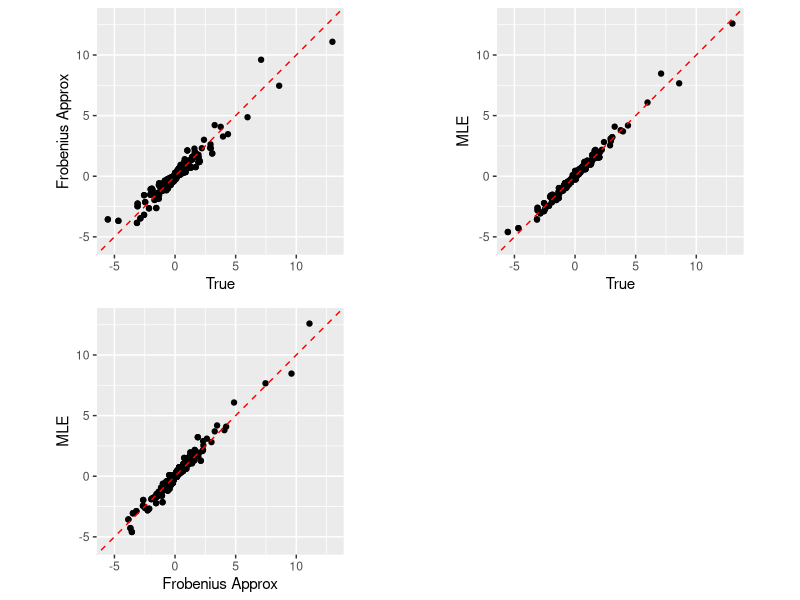
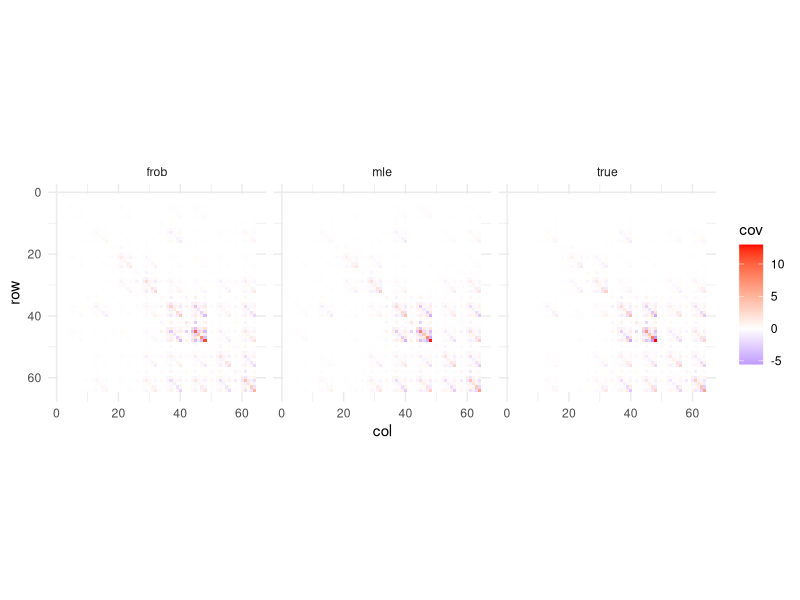
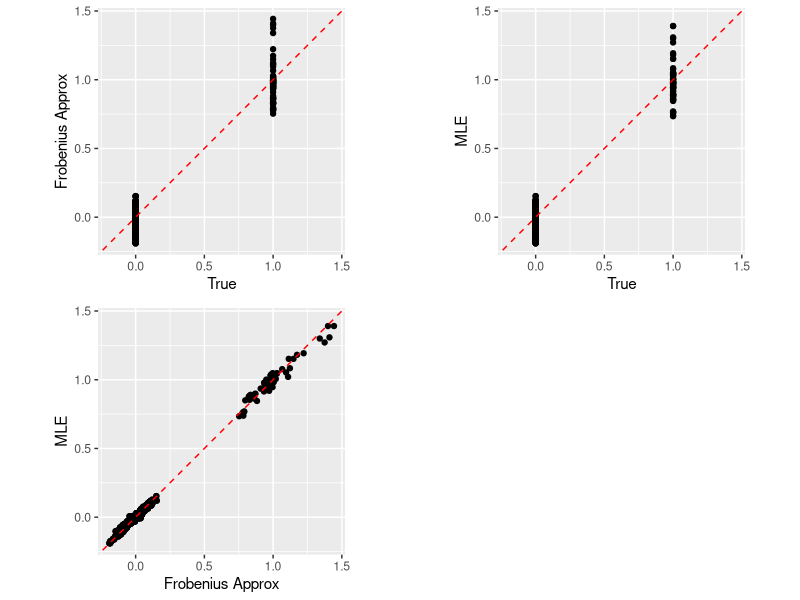
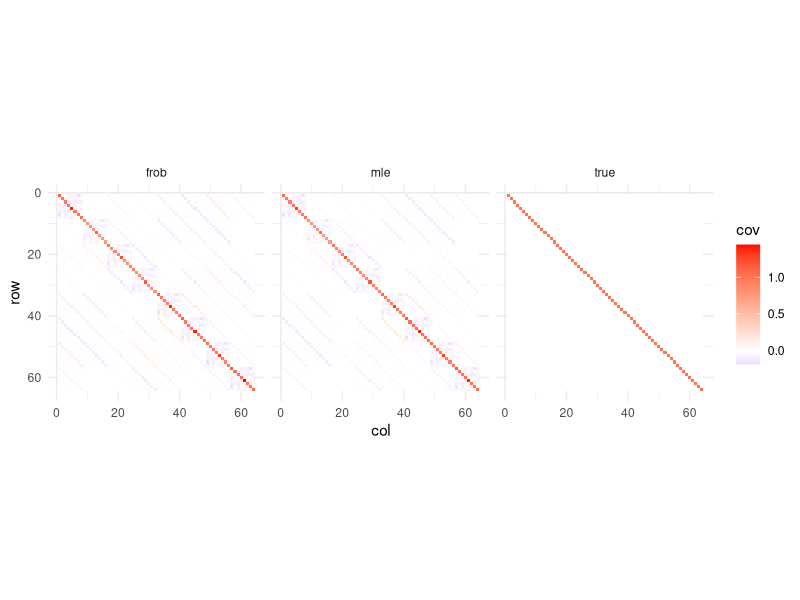
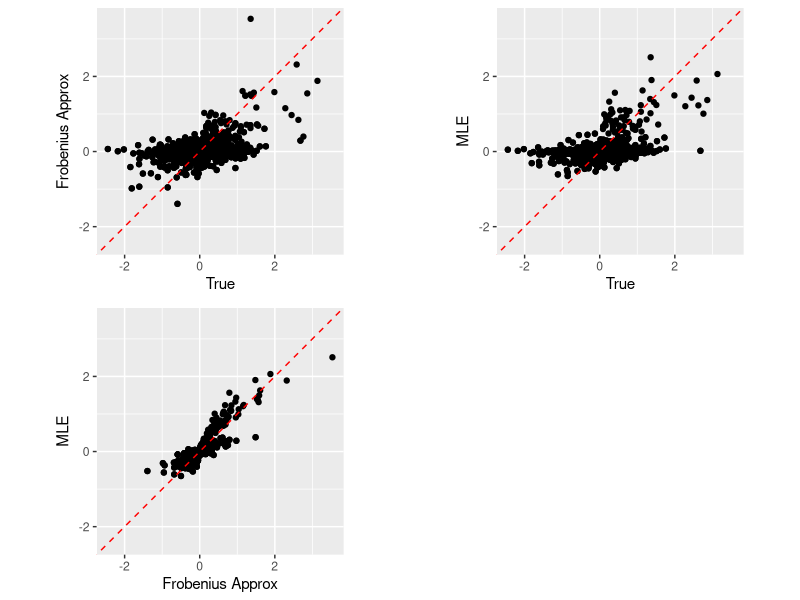
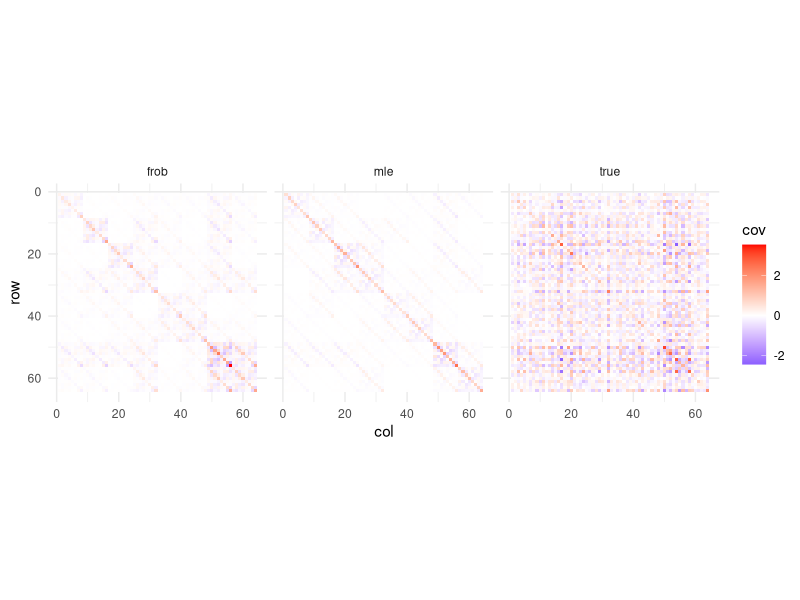
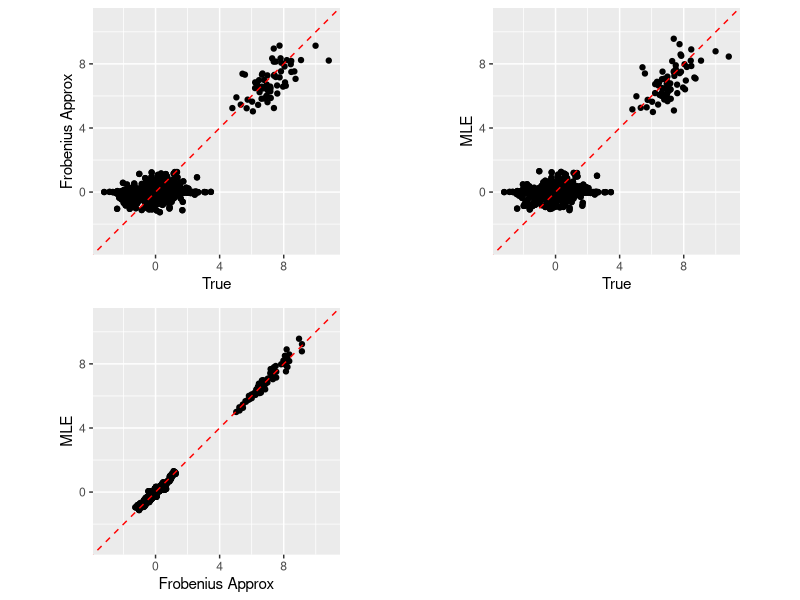
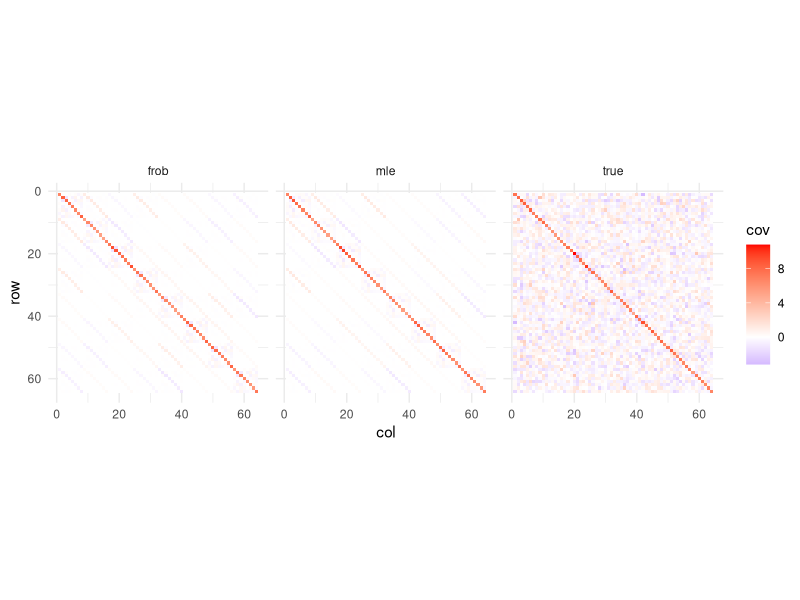

These charts were generated, in order, by the following R code:
## ---- chunk 1
knitr::opts_chunk$set(echo = TRUE, message = FALSE, warning = FALSE)
## ---- chunk 2
get_n_chol_idx <- function(p) {
  
  round((p * (p - 1)) / 2)
  
}

# get matrix from log-cholesky parameterization
get_mat_from_log_chol <- function(chol_vals, diag_vals) {
  
  d <- length(diag_vals)
  L <- matrix(data = 0, nrow = d, ncol = d)
  L[lower.tri(L)] <- chol_vals
  diag(L) <- exp(diag_vals)
  M <- tcrossprod(L)
  return(M)
  
}

# get negative of log likelihood using log-cholesky
# parameterization of U and V
get_neg_loglik <- function(Y, chol_U, diag_U, chol_V, diag_V) {
  
  n <- nrow(Y)
  U <- get_mat_from_log_chol(chol_U, diag_U)
  V <- get_mat_from_log_chol(chol_V, diag_V)
  Sigma <- kronecker(U, V)
  diag(Sigma) <- diag(Sigma) + 1
  chol_Sigma <- chol(Sigma)
  Sigma_inv <- chol2inv(chol_Sigma)
  logdet_Sigma <- 2 * sum(log(diag(chol_Sigma)))
  quad_form <- sum((Y %*% Sigma_inv) * Y)
  neg_loglik <- 0.5 * (n * logdet_Sigma + quad_form)
  return(neg_loglik)
  
}

# slice parameters and send them to log-likelihood function
get_neg_loglik_full_par <- function(Y, p1, p2, par) {
  
  n_chol_U <- get_n_chol_idx(p1)
  chol_U <- par[1:n_chol_U]
  diag_U <- par[(n_chol_U + 1):(n_chol_U + p1)]
  n_chol_V <- get_n_chol_idx(p2)
  chol_V <- par[(n_chol_U + p1 + 1):(n_chol_U + p1 + n_chol_V)]
  diag_V <- par[(n_chol_U + p1 + n_chol_V + 1):(n_chol_U + p1 + n_chol_V + p2)]
  get_neg_loglik(Y, chol_U, diag_U, chol_V, diag_V)
  
}

# helper function to get optimization result
get_Sigma_from_par <- function(p1, p2, par) {
  
  n_chol_U <- get_n_chol_idx(p1)
  chol_U <- par[1:n_chol_U]
  diag_U <- par[(n_chol_U + 1):(n_chol_U + p1)]
  n_chol_V <- get_n_chol_idx(p2)
  chol_V <- par[(n_chol_U + p1 + 1):(n_chol_U + p1 + n_chol_V)]
  diag_V <- par[(n_chol_U + p1 + n_chol_V + 1):(n_chol_U + p1 + n_chol_V + p2)]
  U <- get_mat_from_log_chol(chol_U, diag_U)
  V <- get_mat_from_log_chol(chol_V, diag_V)
  Sigma <- kronecker(U, V)
  return(Sigma)
  
}
## ---- chunk 3
get_B_given_C <- function(A, B, C) {
  
  n2 <- ncol(C)
  m2 <- nrow(C)
  
  for (i in 1:nrow(B)) {
    
    for (j in 1:ncol(B)) {
      
      A_ij <- A[
        ((i - 1) * m2 + 1):(i * m2),
        ((j - 1) * n2 + 1):(j * n2)
      ]
      B[i, j] <- sum(A_ij * C)
      
    }
    
  }
  
  B <- (1 / sum(C ^ 2)) * B
  return(B)
  
}

get_C_given_B <- function(A, B, C) {
  
  n1 <- ncol(B)
  m1 <- nrow(B)
  n2 <- ncol(C)
  m2 <- nrow(C)
  
  for (i in 1:nrow(C)) {
    
    for (j in 1:ncol(C)) {
      
      A_hat_ij <- A[
        i + (0:(m1 - 1)) * m2,
        j + (0:(n1 - 1)) * n2
      ]
      C[i, j] <- sum(A_hat_ij * B)
      
    }
    
  }
  
  C <- (1 / sum(B ^ 2)) * C
  return(C)
  
}

optimize_BC_alt_LS <- function(A, p1, p2, maxiter = 100, reltol = 1e-12) {
  
  B <- diag(p1)
  C <- diag(p2)
  old_obj <- norm(A - kronecker(B, C), type = "F")
  obj <- old_obj
  
  for (k in 1:maxiter) {
    
    print(
      glue::glue("Iteration {k - 1}: objective = {obj}")
    )
    B <- get_B_given_C(A, B, C)
    C <- get_C_given_B(A, B, C)
    
    obj <- norm(A - kronecker(B, C), type = "F")
    rel_improvement <- exp(log(old_obj - obj) - log(old_obj))
    if (rel_improvement < reltol) {
      
      break
      
    } else {
      
      old_obj <- obj
      
    }
    
  }
  
  return(
    list(
      B = B,
      C = C
    )
  )
  
}
## ---- chunk 4
sim_data_separable <- function(n, p1, p2) {
  
  n_chol_U <- get_n_chol_idx(p1)
  n_chol_V <- get_n_chol_idx(p2)
  chol_U <- rnorm(n_chol_U, sd = 2/3)
  chol_V <- rnorm(n_chol_V, sd = 2/3)
  diag_U <- log(runif(p1, max = 1/5))
  diag_V <- log(runif(p2, max = 1/5))
  U <- get_mat_from_log_chol(chol_U, diag_U)
  V <- get_mat_from_log_chol(chol_V, diag_V)
  Sigma <- kronecker(U, V)
  diag(Sigma) <- diag(Sigma) + 1
  Y <- MASS::mvrnorm(
    n = n, mu = rep(0, p1 * p2), Sigma = Sigma
  )
  diag(Sigma) <- diag(Sigma) - 1
  
  return(
    list(
      Y = Y,
      Sigma = Sigma
    )
  )
  
}
## ---- chunk 5
set.seed(100)
n <- 100
p1 <- 8
p2 <- 8
dat <- sim_data_separable(n, p1, p2)

n_par <- p1 + p2 + get_n_chol_idx(p1) + get_n_chol_idx(p2)
par_init <- rep(0, n_par)

opt_out <- optim(
  par = par_init,
  fn = get_neg_loglik_full_par,
  Y = dat$Y,
  p1 = p1, 
  p2 = p2,
  method = "L-BFGS-B",
  control = list(maxit = 1e4)
)

Sigma_hat <- get_Sigma_from_par(p1, p2, opt_out$par)

# empirical covariance
A <- cov(dat$Y)
diag(A) <- diag(A) - 1

opt_out2 <- optimize_BC_alt_LS(A, p1, p2)
Sigma_hat2 <- kronecker(opt_out2$B, opt_out2$C)
## ---- chunk 6
library(ggplot2)

df <- data.frame(
  true = as.vector(dat$Sigma),
  frob = as.vector(Sigma_hat2),
  mle = as.vector(Sigma_hat)
)

xmin <- min(df$true, df$frob, df$mle)
xmax <- max(df$true, df$frob, df$mle)

g1 <- ggplot(data = df, aes(x = true, y = frob)) +
  geom_point() +
  geom_abline(slope = 1, intercept = 0, color = "red", linetype = "dashed") +
  xlim(xmin, xmax) +
  ylim(xmin, xmax) +
  coord_fixed() +
  xlab("True") +
  ylab("Frobenius Approx")

g2 <- ggplot(data = df, aes(x = true, y = mle)) +
  geom_point() +
  geom_abline(slope = 1, intercept = 0, color = "red", linetype = "dashed") +
  xlim(xmin, xmax) +
  ylim(xmin, xmax) +
  coord_fixed() +
  xlab("True") +
  ylab("MLE")

g3 <- ggplot(data = df, aes(x = frob, y = mle)) +
  geom_point() +
  geom_abline(slope = 1, intercept = 0, color = "red", linetype = "dashed") +
  xlim(xmin, xmax) +
  ylim(xmin, xmax) +
  coord_fixed() +
  xlab("Frobenius Approx") +
  ylab("MLE")

library(ggpubr)
ggarrange(g1, g2, g3, nrow = 2, ncol = 2)
## ---- chunk 7
frob_df <- expand.grid(1:(p1 * p2), 1:(p1 * p2))
colnames(frob_df) <- c("row", "col")
frob_df$cov <- as.vector(Sigma_hat2)
frob_df$method <- "frob"

mle_df <- expand.grid(1:(p1 * p2), 1:(p1 * p2))
colnames(mle_df) <- c("row", "col")
mle_df$cov <- as.vector(Sigma_hat)
mle_df$method <- "mle"

true_df <- expand.grid(1:(p1 * p2), 1:(p1 * p2))
colnames(true_df) <- c("row", "col")
true_df$cov <- as.vector(dat$Sigma)
true_df$method <- "true"

cov_df <- rbind(frob_df, mle_df, true_df)

ggplot(cov_df, aes(x = col, y = row, fill = cov)) +
  geom_tile() +
  # Use facet_wrap to create a separate plot for each method
  facet_wrap(~ method) +
  # Optional: adjust the color scale
  scale_fill_gradient2(
    low = "blue",
    mid = "white",
    high = "red",
    midpoint = 0
  ) +
  theme_minimal() +
  scale_y_reverse() +
  coord_fixed()
## ---- chunk 8
sim_data_id_cov <- function(n, p1, p2) {
  
  Sigma <- diag(x = 2, nrow = p1 * p2, ncol = p1 * p2)
  Y <- MASS::mvrnorm(
    n = n, mu = rep(0, p1 * p2), Sigma = Sigma
  )
  
  return(
    list(
      Y = Y,
      Sigma = diag(p1*p2)
    )
  )
  
}
## ---- chunk 9
set.seed(100)
n <- 100
p1 <- 8
p2 <- 8
dat <- sim_data_id_cov(n, p1, p2)

n_par <- p1 + p2 + get_n_chol_idx(p1) + get_n_chol_idx(p2)
par_init <- rep(0, n_par)

opt_out <- optim(
  par = par_init,
  fn = get_neg_loglik_full_par,
  Y = dat$Y,
  p1 = p1, 
  p2 = p2,
  method = "L-BFGS-B",
  control = list(maxit = 1e4)
)

Sigma_hat <- get_Sigma_from_par(p1, p2, opt_out$par)

# empirical covariance
A <- cov(dat$Y)
diag(A) <- diag(A) - 1

opt_out2 <- optimize_BC_alt_LS(A, p1, p2)
Sigma_hat2 <- kronecker(opt_out2$B, opt_out2$C)
## ---- chunk 10
library(ggplot2)

df <- data.frame(
  true = as.vector(dat$Sigma),
  frob = as.vector(Sigma_hat2),
  mle = as.vector(Sigma_hat)
)

xmin <- min(df$true, df$frob, df$mle)
xmax <- max(df$true, df$frob, df$mle)

g1 <- ggplot(data = df, aes(x = true, y = frob)) +
  geom_point() +
  geom_abline(slope = 1, intercept = 0, color = "red", linetype = "dashed") +
  xlim(xmin, xmax) +
  ylim(xmin, xmax) +
  coord_fixed() +
  xlab("True") +
  ylab("Frobenius Approx")

g2 <- ggplot(data = df, aes(x = true, y = mle)) +
  geom_point() +
  geom_abline(slope = 1, intercept = 0, color = "red", linetype = "dashed") +
  xlim(xmin, xmax) +
  ylim(xmin, xmax) +
  coord_fixed() +
  xlab("True") +
  ylab("MLE")

g3 <- ggplot(data = df, aes(x = frob, y = mle)) +
  geom_point() +
  geom_abline(slope = 1, intercept = 0, color = "red", linetype = "dashed") +
  xlim(xmin, xmax) +
  ylim(xmin, xmax) +
  coord_fixed() +
  xlab("Frobenius Approx") +
  ylab("MLE")

library(ggpubr)
ggarrange(g1, g2, g3, nrow = 2, ncol = 2)
## ---- chunk 11
frob_df <- expand.grid(1:(p1 * p2), 1:(p1 * p2))
colnames(frob_df) <- c("row", "col")
frob_df$cov <- as.vector(Sigma_hat2)
frob_df$method <- "frob"

mle_df <- expand.grid(1:(p1 * p2), 1:(p1 * p2))
colnames(mle_df) <- c("row", "col")
mle_df$cov <- as.vector(Sigma_hat)
mle_df$method <- "mle"

true_df <- expand.grid(1:(p1 * p2), 1:(p1 * p2))
colnames(true_df) <- c("row", "col")
true_df$cov <- as.vector(dat$Sigma)
true_df$method <- "true"

cov_df <- rbind(frob_df, mle_df, true_df)

ggplot(cov_df, aes(x = col, y = row, fill = cov)) +
  geom_tile() +
  # Use facet_wrap to create a separate plot for each method
  facet_wrap(~ method) +
  # Optional: adjust the color scale
  scale_fill_gradient2(
    low = "blue",
    mid = "white",
    high = "red",
    midpoint = 0
  ) +
  theme_minimal() +
  scale_y_reverse() +
  coord_fixed()
## ---- chunk 12
sim_data_low_rank <- function(n, p1, p2, K = 4, sd = 0.5) {
  
  B <- matrix(
    data = rnorm(p1 * p2 * K, sd = sd), nrow = p1 * p2, ncol = K
  )
  Sigma <- tcrossprod(B)

  diag(Sigma) <- diag(Sigma) + 1
  Y <- MASS::mvrnorm(
    n = n, mu = rep(0, p1 * p2), Sigma = Sigma
  )
  diag(Sigma) <- diag(Sigma) - 1
  
  return(
    list(
      Y = Y,
      Sigma = Sigma
    )
  )
  
}
## ---- chunk 13
set.seed(100)
n <- 100
p1 <- 8
p2 <- 8
dat <- sim_data_low_rank(n, p1, p2)

n_par <- p1 + p2 + get_n_chol_idx(p1) + get_n_chol_idx(p2)
par_init <- rep(0, n_par)

opt_out <- optim(
  par = par_init,
  fn = get_neg_loglik_full_par,
  Y = dat$Y,
  p1 = p1, 
  p2 = p2,
  method = "L-BFGS-B",
  control = list(maxit = 1e4)
)

Sigma_hat <- get_Sigma_from_par(p1, p2, opt_out$par)

# empirical covariance
A <- cov(dat$Y)
diag(A) <- diag(A) - 1

opt_out2 <- optimize_BC_alt_LS(A, p1, p2)
Sigma_hat2 <- kronecker(opt_out2$B, opt_out2$C)
## ---- chunk 14
library(ggplot2)

df <- data.frame(
  true = as.vector(dat$Sigma),
  frob = as.vector(Sigma_hat2),
  mle = as.vector(Sigma_hat)
)

xmin <- min(df$true, df$frob, df$mle)
xmax <- max(df$true, df$frob, df$mle)

g1 <- ggplot(data = df, aes(x = true, y = frob)) +
  geom_point() +
  geom_abline(slope = 1, intercept = 0, color = "red", linetype = "dashed") +
  xlim(xmin, xmax) +
  ylim(xmin, xmax) +
  coord_fixed() +
  xlab("True") +
  ylab("Frobenius Approx")

g2 <- ggplot(data = df, aes(x = true, y = mle)) +
  geom_point() +
  geom_abline(slope = 1, intercept = 0, color = "red", linetype = "dashed") +
  xlim(xmin, xmax) +
  ylim(xmin, xmax) +
  coord_fixed() +
  xlab("True") +
  ylab("MLE")

g3 <- ggplot(data = df, aes(x = frob, y = mle)) +
  geom_point() +
  geom_abline(slope = 1, intercept = 0, color = "red", linetype = "dashed") +
  xlim(xmin, xmax) +
  ylim(xmin, xmax) +
  coord_fixed() +
  xlab("Frobenius Approx") +
  ylab("MLE")

library(ggpubr)
ggarrange(g1, g2, g3, nrow = 2, ncol = 2)
## ---- chunk 15
frob_df <- expand.grid(1:(p1 * p2), 1:(p1 * p2))
colnames(frob_df) <- c("row", "col")
frob_df$cov <- as.vector(Sigma_hat2)
frob_df$method <- "frob"

mle_df <- expand.grid(1:(p1 * p2), 1:(p1 * p2))
colnames(mle_df) <- c("row", "col")
mle_df$cov <- as.vector(Sigma_hat)
mle_df$method <- "mle"

true_df <- expand.grid(1:(p1 * p2), 1:(p1 * p2))
colnames(true_df) <- c("row", "col")
true_df$cov <- as.vector(dat$Sigma)
true_df$method <- "true"

cov_df <- rbind(frob_df, mle_df, true_df)

ggplot(cov_df, aes(x = col, y = row, fill = cov)) +
  geom_tile() +
  # Use facet_wrap to create a separate plot for each method
  facet_wrap(~ method) +
  # Optional: adjust the color scale
  scale_fill_gradient2(
    low = "blue",
    mid = "white",
    high = "red",
    midpoint = 0
  ) +
  theme_minimal() +
  scale_y_reverse() +
  coord_fixed()
## ---- chunk 16
set.seed(100)
n <- 100
p1 <- 8
p2 <- 8
dat <- sim_data_low_rank(n, p1, p2, p1*p2, (1/3))

n_par <- p1 + p2 + get_n_chol_idx(p1) + get_n_chol_idx(p2)
par_init <- rep(0, n_par)

opt_out <- optim(
  par = par_init,
  fn = get_neg_loglik_full_par,
  Y = dat$Y,
  p1 = p1, 
  p2 = p2,
  method = "L-BFGS-B",
  control = list(maxit = 1e4)
)

Sigma_hat <- get_Sigma_from_par(p1, p2, opt_out$par)

# empirical covariance
A <- cov(dat$Y)
diag(A) <- diag(A) - 1

opt_out2 <- optimize_BC_alt_LS(A, p1, p2)
Sigma_hat2 <- kronecker(opt_out2$B, opt_out2$C)
## ---- chunk 17
library(ggplot2)

df <- data.frame(
  true = as.vector(dat$Sigma),
  frob = as.vector(Sigma_hat2),
  mle = as.vector(Sigma_hat)
)

xmin <- min(df$true, df$frob, df$mle)
xmax <- max(df$true, df$frob, df$mle)

g1 <- ggplot(data = df, aes(x = true, y = frob)) +
  geom_point() +
  geom_abline(slope = 1, intercept = 0, color = "red", linetype = "dashed") +
  xlim(xmin, xmax) +
  ylim(xmin, xmax) +
  coord_fixed() +
  xlab("True") +
  ylab("Frobenius Approx")

g2 <- ggplot(data = df, aes(x = true, y = mle)) +
  geom_point() +
  geom_abline(slope = 1, intercept = 0, color = "red", linetype = "dashed") +
  xlim(xmin, xmax) +
  ylim(xmin, xmax) +
  coord_fixed() +
  xlab("True") +
  ylab("MLE")

g3 <- ggplot(data = df, aes(x = frob, y = mle)) +
  geom_point() +
  geom_abline(slope = 1, intercept = 0, color = "red", linetype = "dashed") +
  xlim(xmin, xmax) +
  ylim(xmin, xmax) +
  coord_fixed() +
  xlab("Frobenius Approx") +
  ylab("MLE")

library(ggpubr)
ggarrange(g1, g2, g3, nrow = 2, ncol = 2)
## ---- chunk 18
frob_df <- expand.grid(1:(p1 * p2), 1:(p1 * p2))
colnames(frob_df) <- c("row", "col")
frob_df$cov <- as.vector(Sigma_hat2)
frob_df$method <- "frob"

mle_df <- expand.grid(1:(p1 * p2), 1:(p1 * p2))
colnames(mle_df) <- c("row", "col")
mle_df$cov <- as.vector(Sigma_hat)
mle_df$method <- "mle"

true_df <- expand.grid(1:(p1 * p2), 1:(p1 * p2))
colnames(true_df) <- c("row", "col")
true_df$cov <- as.vector(dat$Sigma)
true_df$method <- "true"

cov_df <- rbind(frob_df, mle_df, true_df)

ggplot(cov_df, aes(x = col, y = row, fill = cov)) +
  geom_tile() +
  # Use facet_wrap to create a separate plot for each method
  facet_wrap(~ method) +
  # Optional: adjust the color scale
  scale_fill_gradient2(
    low = "blue",
    mid = "white",
    high = "red",
    midpoint = 0
  ) +
  theme_minimal() +
  scale_y_reverse() +
  coord_fixed()
## ---- chunk 19
sim_data_sparse <- function(n, p1, p2, 
                            sparsity = 0.8, 
                            min_val = 0.01, 
                            max_val = 0.1, 
                            diag_pad = 1) {
  # n:       number of samples
  # p1,p2:   dimensions you want to "flatten" into p = p1 * p2
  # sparsity: fraction of off-diagonal entries to keep at zero
  # min_val, max_val: range for strictly positive off-diagonal values
  # diag_pad: amount to add to diagonal to help ensure positive-definiteness
  
  p <- p1 * p2
  
  # Start with an identity matrix
  Sigma <- diag(p)
  
  # All off-diagonal pairs (i, j), i < j
  off_diag_pairs <- combn(p, 2)
  n_pairs <- ncol(off_diag_pairs)
  
  # Number of pairs to fill
  n_to_fill <- round((1 - sparsity) * n_pairs)
  
  # Randomly choose which off-diagonal pairs get filled
  fill_idx <- sample(n_pairs, n_to_fill, replace = FALSE)
  
  # Generate strictly positive values
  fill_vals <- runif(n_to_fill, min = min_val, max = max_val)
  
  # Fill those pairs symmetrically
  for (k in seq_along(fill_idx)) {
    i <- off_diag_pairs[1, fill_idx[k]]
    j <- off_diag_pairs[2, fill_idx[k]]
    val <- fill_vals[k]
    Sigma[i, j] <- val
    Sigma[j, i] <- val
  }
  
  # Optionally add a buffer to the diagonal to promote positive-definiteness
  diag(Sigma) <- diag(Sigma) + diag_pad
  
  # Now draw samples from multivariate normal with mean=0
  Y <- MASS::mvrnorm(n, mu = rep(0, p), Sigma = Sigma)
  diag(Sigma) <- diag(Sigma) - 1
  
  # Return the data and the covariance matrix
  list(Y = Y, Sigma = Sigma)
}
## ---- chunk 20
set.seed(100)
n <- 100
p1 <- 8
p2 <- 8
dat <- sim_data_sparse(n, p1, p2, diag_pad = 1, max_val = 0.75, sparsity = 0.95)

n_par <- p1 + p2 + get_n_chol_idx(p1) + get_n_chol_idx(p2)
par_init <- rep(0, n_par)

opt_out <- optim(
  par = par_init,
  fn = get_neg_loglik_full_par,
  Y = dat$Y,
  p1 = p1, 
  p2 = p2,
  method = "L-BFGS-B",
  control = list(maxit = 1e4)
)

Sigma_hat <- get_Sigma_from_par(p1, p2, opt_out$par)

# empirical covariance
A <- cov(dat$Y)
diag(A) <- diag(A) - 1

opt_out2 <- optimize_BC_alt_LS(A, p1, p2)
Sigma_hat2 <- kronecker(opt_out2$B, opt_out2$C)
## ---- chunk 21
library(ggplot2)

df <- data.frame(
  true = as.vector(dat$Sigma),
  frob = as.vector(Sigma_hat2),
  mle = as.vector(Sigma_hat)
)

xmin <- min(df$true, df$frob, df$mle)
xmax <- max(df$true, df$frob, df$mle)

g1 <- ggplot(data = df, aes(x = true, y = frob)) +
  geom_point() +
  geom_abline(slope = 1, intercept = 0, color = "red", linetype = "dashed") +
  xlim(xmin, xmax) +
  ylim(xmin, xmax) +
  coord_fixed() +
  xlab("True") +
  ylab("Frobenius Approx")

g2 <- ggplot(data = df, aes(x = true, y = mle)) +
  geom_point() +
  geom_abline(slope = 1, intercept = 0, color = "red", linetype = "dashed") +
  xlim(xmin, xmax) +
  ylim(xmin, xmax) +
  coord_fixed() +
  xlab("True") +
  ylab("MLE")

g3 <- ggplot(data = df, aes(x = frob, y = mle)) +
  geom_point() +
  geom_abline(slope = 1, intercept = 0, color = "red", linetype = "dashed") +
  xlim(xmin, xmax) +
  ylim(xmin, xmax) +
  coord_fixed() +
  xlab("Frobenius Approx") +
  ylab("MLE")

library(ggpubr)
ggarrange(g1, g2, g3, nrow = 2, ncol = 2)
## ---- chunk 22
frob_df <- expand.grid(1:(p1 * p2), 1:(p1 * p2))
colnames(frob_df) <- c("row", "col")
frob_df$cov <- as.vector(Sigma_hat2)
frob_df$method <- "frob"

mle_df <- expand.grid(1:(p1 * p2), 1:(p1 * p2))
colnames(mle_df) <- c("row", "col")
mle_df$cov <- as.vector(Sigma_hat)
mle_df$method <- "mle"

true_df <- expand.grid(1:(p1 * p2), 1:(p1 * p2))
colnames(true_df) <- c("row", "col")
true_df$cov <- as.vector(dat$Sigma)
true_df$method <- "true"

cov_df <- rbind(frob_df, mle_df, true_df)

ggplot(cov_df, aes(x = col, y = row, fill = cov)) +
  geom_tile() +
  # Use facet_wrap to create a separate plot for each method
  facet_wrap(~ method) +
  # Optional: adjust the color scale
  scale_fill_gradient2(
    low = "blue",
    mid = "white",
    high = "red",
    midpoint = 0
  ) +
  theme_minimal() +
  scale_y_reverse() +
  coord_fixed()
